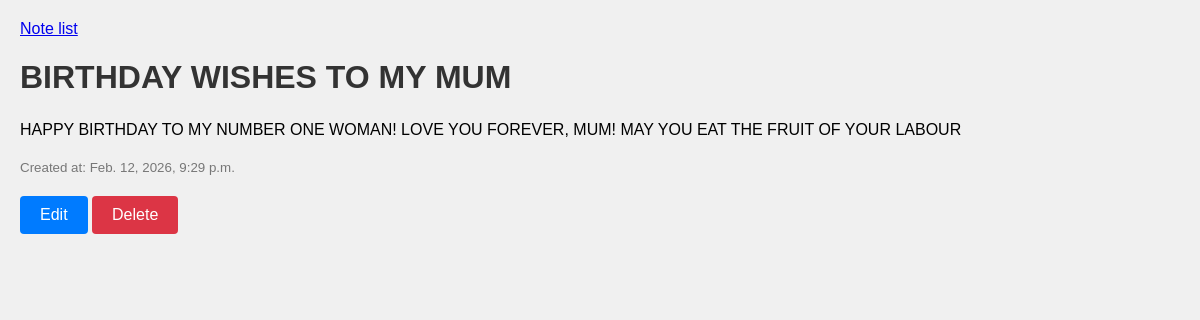
/note/1/, run on the app's committed database.
### note_app/models.py (models this page shows, shortened)
class Note(models.Model):
    title = models.CharField(max_length=200, null=False, blank=False)
    content = models.TextField()
    created_at = models.DateTimeField(auto_now_add=True)
    updated_at = models.DateTimeField(auto_now=True)

### note_app/views.py (the view)
# urls.py: path('<int:pk>/', note_detail, name='note_detail'),
def note_detail(request, pk):
    try:
        note = Note.objects.get(pk=pk)
    except Note.DoesNotExist:
        return render(request, 'note_app/note_not_found.html')
    return render(request, 'note_app/note_detail.html', {'note': note})

### note_app/Templates/note_app/note_detail.html (shortened to what this page needs)
<!DOCTYPE html>
<html lang="en">
<head>
</head>
<body>
    <a href="{% url 'note_list' %}">Note list</a>
    <h1>{{ note.title }}</h1>
    <p>{{ note.content }}</p>
    <small>Created at: {{ note.created_at }}</small>
    <br>
    <a class="edit-button" href="{% url 'edit_note' note.id %}">Edit</a>
    <a class="delete-button" href="{% url 'delete_note' note.id %}">Delete</a>
</body>
</html>

### note_app/Templates/note_app/note_detail.html (style rules this page uses)
body { font-family: Arial, sans-serif; margin: 20px; background-color: #f0f0f0; }
h1 { color: #333; }
p { font-size: 16px; line-height: 1.5; }
small { color: #777; }
.edit-button { display: inline-block; margin-top: 20px; padding: 10px 20px; background-color: #007bff; color: white; text-decoration: none; border-radius: 4px; }
.delete-button { display: inline-block; margin-top: 20px; padding: 10px 20px; background-color: #dc3545; color: white; text-decoration: none; border-radius: 4px; }

### data on the page
Note: title "BIRTHDAY WISHES TO MY MUM", content "HAPPY BIRTHDAY TO MY NUMBER ONE WOMAN! LOVE YOU FOREVER, MUM! MAY YOU EAT THE FRUIT OF YOUR LABOUR", created_at "Feb. 12, 2026, 9:29 p.m."
